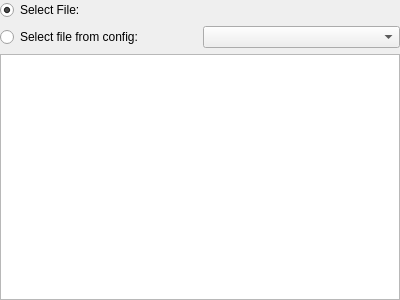
<?xml version="1.0" encoding="UTF-8"?>
<ui version="4.0">
 <class>SelectThunderbirdFilterFilesWidget</class>
 <widget class="QWidget" name="SelectThunderbirdFilterFilesWidget">
  <property name="geometry">
   <rect>
    <x>0</x>
    <y>0</y>
    <width>400</width>
    <height>300</height>
   </rect>
  </property>
  <layout class="QGridLayout" name="gridLayout">
   <property name="leftMargin">
    <number>0</number>
   </property>
   <property name="topMargin">
    <number>0</number>
   </property>
   <property name="rightMargin">
    <number>0</number>
   </property>
   <property name="bottomMargin">
    <number>0</number>
   </property>
   <item row="0" column="0">
    <widget class="QRadioButton" name="selectFile">
     <property name="text">
      <string>Select File:</string>
     </property>
     <property name="checked">
      <bool>true</bool>
     </property>
     <attribute name="buttonGroup">
      <string notr="true">buttonGroup</string>
     </attribute>
    </widget>
   </item>
   <item row="0" column="1">
    <widget class="KUrlRequester" name="fileUrl"/>
   </item>
   <item row="1" column="0">
    <widget class="QRadioButton" name="selectFromConfig">
     <property name="text">
      <string>Select file from config:</string>
     </property>
     <attribute name="buttonGroup">
      <string notr="true">buttonGroup</string>
     </attribute>
    </widget>
   </item>
   <item row="1" column="1">
    <widget class="KComboBox" name="profiles"/>
   </item>
   <item row="2" column="0" colspan="2">
    <widget class="QListWidget" name="listFiles"/>
   </item>
  </layout>
 </widget>
 <customwidgets>
  <customwidget>
   <class>KComboBox</class>
   <extends>QComboBox</extends>
   <header>kcombobox.h</header>
  </customwidget>
  <customwidget>
   <class>KUrlRequester</class>
   <extends>QWidget</extends>
   <header>kurlrequester.h</header>
  </customwidget>
 </customwidgets>
 <resources/>
 <connections/>
 <buttongroups>
  <buttongroup name="buttonGroup"/>
 </buttongroups>
</ui>
